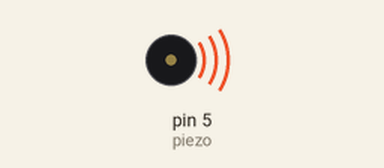
Recording of a sketch running on a simulated Arduino Uno, built with avr-gcc and run on an emulated ATmega328P. Shown: buzzer (waves = sounding).

Above: at 0.2 s.
At 17.2 s:
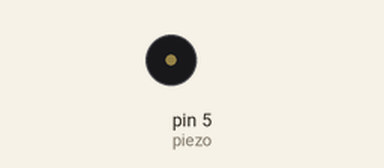
Timing chart, 0 to 25.5 s (numbered marks = the images above):
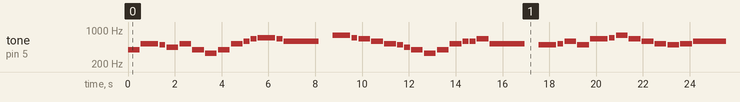

The sketch:

National_anthem.ino
```cpp
int piezo = 5;

int tones[] = {0, 261, 294, 330, 349, 392, 440, 494, 523, 587, 659, 698, 783, 880, 987, 1046}; // NULL,도,레,레,미, ..., 도
int times[] = {500, 1000, 1500, 3000}; // 8분읍표, 4분음표, 점4분음표, 점2분음표

int arr_eum[] = {
  5, 8, 7, 6, 8, 5, 3, 5, 8, 9, 10, 11, 10, 9, 0,
  12, 11, 10, 9, 8, 7, 6, 5, 3, 5, 8, 9, 9, 10, 8, 0,
  7, 8, 9, 7, 10, 11, 12, 10, 9, 8, 7, 8, 9, 0,
  12, 11, 10, 9, 8, 7, 6, 5, 3, 5, 8, 9, 9, 10, 8, 0
};

int arr_time[] = {
  1, 2, 0, 1, 1, 1, 1, 1, 1, 0, 0, 2, 0, 3, 1,
  2, 0, 1, 1, 1, 0, 0, 1, 1, 1, 1, 0, 0, 1, 3, 1,
  2, 0, 1, 1, 2, 0, 1, 1, 1, 1, 1, 1, 3, 1,
  2, 0, 1, 1, 1, 0, 0, 1, 1, 1, 1, 0, 0, 1, 2, 1
};

int numTones = 61;

void setup()
{

}

void loop()
{
  int i;
  for (i = 0; i < numTones; i++)
  {
    if (tones[arr_eum[i]] == 0) noTone(piezo); // 쉼표
    else tone(piezo, tones[arr_eum[i]]); // 음표
    delay(times[arr_time[i]] / 2);

    noTone(piezo);
    delay(50);
  }
  delay(5000);
}
```

Measured:
- by itself, tone on pin 5 (piezo): plays 392 Hz for 0.50 s, 523 Hz for 0.75 s, 494 Hz for 0.25 s, 440 Hz for 0.50 s, 523 Hz for 0.50 s, 392 Hz for 0.50 s … (192 notes in this stretch)
